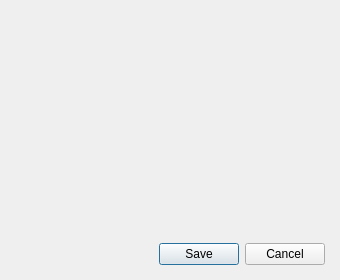
<?xml version="1.0" encoding="UTF-8"?>
<ui version="4.0">
 <class>DialogScreenShot</class>
 <widget class="QDialog" name="DialogScreenShot">
  <property name="geometry">
   <rect>
    <x>0</x>
    <y>0</y>
    <width>340</width>
    <height>280</height>
   </rect>
  </property>
  <widget class="QWidget" name="verticalLayoutWidget">
   <property name="geometry">
    <rect>
     <x>10</x>
     <y>10</y>
     <width>321</width>
     <height>261</height>
    </rect>
   </property>
   <layout class="QVBoxLayout" name="layout">
    <property name="leftMargin">
     <number>6</number>
    </property>
    <property name="topMargin">
     <number>6</number>
    </property>
    <property name="rightMargin">
     <number>6</number>
    </property>
    <property name="bottomMargin">
     <number>6</number>
    </property>
    <item>
     <widget class="QLabel" name="lblScreenShot"/>
    </item>
    <item>
     <widget class="QDialogButtonBox" name="buttonBox">
      <property name="standardButtons">
       <set>QDialogButtonBox::Cancel|QDialogButtonBox::Save</set>
      </property>
     </widget>
    </item>
   </layout>
  </widget>
 </widget>
 <resources/>
 <connections/>
</ui>
